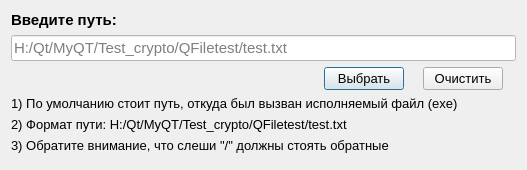
<?xml version="1.0" encoding="UTF-8"?>
<ui version="4.0">
 <class>SetPath</class>
 <widget class="QDialog" name="SetPath">
  <property name="geometry">
   <rect>
    <x>0</x>
    <y>0</y>
    <width>527</width>
    <height>170</height>
   </rect>
  </property>
  <property name="windowTitle">
   <string>Файл</string>
  </property>
  <layout class="QVBoxLayout" name="verticalLayout">
   <item>
    <widget class="QLabel" name="label">
     <property name="font">
      <font>
       <pointsize>11</pointsize>
       <weight>75</weight>
       <bold>true</bold>
      </font>
     </property>
     <property name="text">
      <string>Введите путь:</string>
     </property>
    </widget>
   </item>
   <item>
    <widget class="QLineEdit" name="setpath">
     <property name="sizePolicy">
      <sizepolicy hsizetype="Expanding" vsizetype="Fixed">
       <horstretch>0</horstretch>
       <verstretch>11</verstretch>
      </sizepolicy>
     </property>
     <property name="font">
      <font>
       <pointsize>11</pointsize>
      </font>
     </property>
     <property name="styleSheet">
      <string notr="true">background-color: rgb(255, 255, 255);</string>
     </property>
     <property name="placeholderText">
      <string>H:/Qt/MyQT/Test_crypto/QFiletest/test.txt</string>
     </property>
    </widget>
   </item>
   <item>
    <layout class="QHBoxLayout" name="horizontalLayout">
     <item>
      <spacer name="horizontalSpacer">
       <property name="orientation">
        <enum>Qt::Horizontal</enum>
       </property>
       <property name="sizeType">
        <enum>QSizePolicy::Fixed</enum>
       </property>
       <property name="sizeHint" stdset="0">
        <size>
         <width>300</width>
         <height>20</height>
        </size>
       </property>
      </spacer>
     </item>
     <item>
      <widget class="QPushButton" name="Choose">
       <property name="sizePolicy">
        <sizepolicy hsizetype="Fixed" vsizetype="Minimum">
         <horstretch>0</horstretch>
         <verstretch>0</verstretch>
        </sizepolicy>
       </property>
       <property name="font">
        <font>
         <pointsize>10</pointsize>
        </font>
       </property>
       <property name="text">
        <string>Выбрать</string>
       </property>
      </widget>
     </item>
     <item>
      <widget class="QPushButton" name="clear">
       <property name="sizePolicy">
        <sizepolicy hsizetype="Fixed" vsizetype="Fixed">
         <horstretch>0</horstretch>
         <verstretch>0</verstretch>
        </sizepolicy>
       </property>
       <property name="font">
        <font>
         <pointsize>10</pointsize>
        </font>
       </property>
       <property name="text">
        <string>Очистить</string>
       </property>
      </widget>
     </item>
    </layout>
   </item>
   <item>
    <widget class="QLabel" name="label_4">
     <property name="font">
      <font>
       <pointsize>10</pointsize>
      </font>
     </property>
     <property name="text">
      <string>1) По умолчанию стоит путь, откуда был вызван исполняемый файл (exe)</string>
     </property>
    </widget>
   </item>
   <item>
    <widget class="QLabel" name="label_2">
     <property name="font">
      <font>
       <pointsize>10</pointsize>
      </font>
     </property>
     <property name="text">
      <string>2) Формат пути: H:/Qt/MyQT/Test_crypto/QFiletest/test.txt</string>
     </property>
    </widget>
   </item>
   <item>
    <widget class="QLabel" name="label_3">
     <property name="font">
      <font>
       <pointsize>10</pointsize>
      </font>
     </property>
     <property name="text">
      <string>3) Обратите внимание, что слеши &quot;/&quot; должны стоять обратные</string>
     </property>
    </widget>
   </item>
   <item>
    <spacer name="verticalSpacer">
     <property name="orientation">
      <enum>Qt::Vertical</enum>
     </property>
     <property name="sizeHint" stdset="0">
      <size>
       <width>20</width>
       <height>40</height>
      </size>
     </property>
    </spacer>
   </item>
  </layout>
 </widget>
 <resources/>
 <connections/>
</ui>
